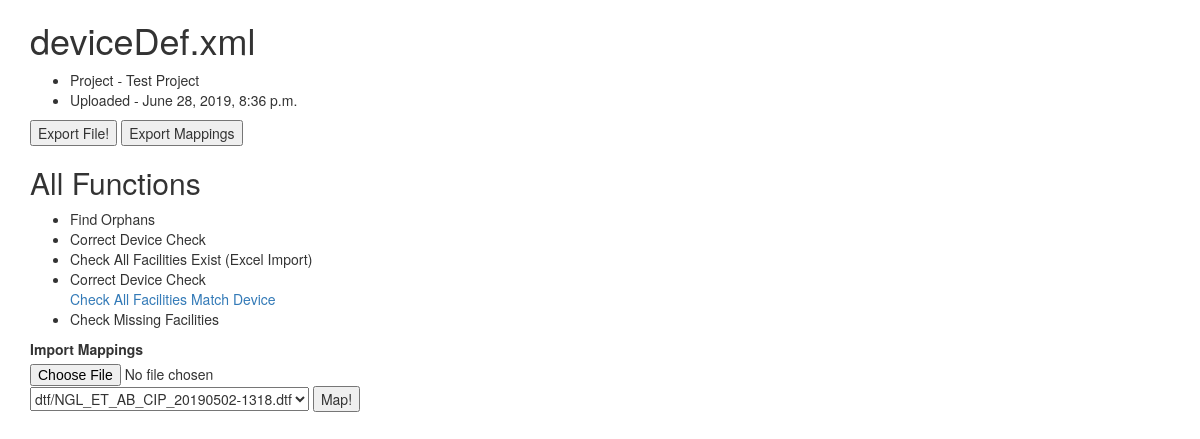
The page /files/dds/9/ on the database its author committed.
### files/models.py (models this page shows, shortened)
class DDS(models.Model):
    file = models.FileField(upload_to='dds/')
    uploaded = models.DateTimeField(auto_now=True)
    last_update = models.DateTimeField(auto_now=True)
    project = models.ForeignKey(Project, on_delete=models.CASCADE)
    @property
    def base_file(self):
        return os.path.basename(str(self.file))
    @property
    def export_url(self):
        return "http://127.0.0.1:8000/files/dds/export/?id={}".format(self.pk)

### projects/models.py (models this page shows)
class Project(models.Model):
    name = models.CharField(max_length=124)
    def __str__(self):
        return self.name

### files/views.py (the view)
# urls.py: path('dds/<int:pk>/', DDSDetailView.as_view()),
class DDSDetailView(DetailView):
    queryset = DDS.objects.all()
    def get_context_data(self, **kwargs):
        data = super().get_context_data(**kwargs)
        device = DeviceDef("{}/{}".format("media", str(self.object.file)))
        data['incorrect_dev'] = device.correct_dev_check()
        data['unmapped'] = device.mapped_fac_check()
        data['dtfs'] = DTF.objects.all()
        return data

### cygdevices/device.py (called while the page is built, shortened)
    def create_xml(self):
        parser = etree.XMLParser(remove_blank_text=True)
        tree = etree.parse(self.device_xml_path, parser)
        root = tree.getroot()
        self.xml = root

    def mapped_fac_check(self):
        unmapped = []
        return unmapped

    def correct_dev_check(self):
        non_matches = []
        return non_matches

### files/templates/files/dds_detail.html (shortened to what this page needs)
<!DOCTYPE html>
<html lang="en">
<head>
    <link rel="stylesheet" href="https://maxcdn.bootstrapcdn.com/bootstrap/3.4.0/css/bootstrap.min.css">
</head>
<body>
<div id="left" class="container">
    <h1>{{ dds.base_file }}</h1>
    <ul>
        <li>Project - {{ dds.project }}</li>
        <li>Uploaded - {{ dds.uploaded }}</li>
    </ul>
    <button onclick="window.location.href = '{{ dds.export_url }}';">Export File!</button>
    <button onclick="window.location.href = '{% url 'files:dds_mappings_export' %}';">Export Mappings
    </button>
    <div>
        <h2>All Functions</h2>
        <ul>
            <li>Find Orphans</li>
            <li>
                <div class="dds-util" data-type="unmapped" data-id="{{ dds.pk }}"
                     data-url="{% url 'files:correct_dec_check' %}?id={{ dds.pk }}">
                    Correct Device Check
                </div>
            </li>
            <li>Check All Facilities Exist (Excel Import)</li>
            <li>
                <div class="dds-util" data-type="unmapped" data-id="{{ dds.pk }}"
                     data-url="{% url 'files:correct_dec_check' %}?id={{ dds.pk }}">
                    Correct Device Check
                </div>
                <a href="{% url 'files:correct_dec_check' %}?id={{ dds.pk }}">Check All Facilities Match Device</a>
            </li>
            <li>
                <div class="dds-util" data-type="unmapped" data-id="{{ dds.pk }}"
                     data-url="{% url 'files:unmapped_facs' %}">
                    Check Missing Facilities
                </div>
            </li>
        </ul>
    </div>
    <form method="post" enctype="multipart/form-data" action="{% url 'files:dds_add_mappings' %}" id="dds-mapping">
        <label>Import Mappings</label>
        <input type="file" name="mappings">
        <select name="dtf-id">
            {% if dtfs %}
                {% for d in dtfs %}
                    <option value="{{ d.pk }}">{{ d.file }}</option>
                {% endfor %}
            {% endif %}
        </select>
        <button type="submit">Map!</button>
    </form>
</div>
</body>
</html>

### rows shown on the page
DDS: base_file "deviceDef.xml", project "Test Project", uploaded "June 28, 2019, 8:36 p.m."

### other values the page prints
form field dtf-id "dtf/NGL_ET_AB_CIP_20190502-1318.dtf"
